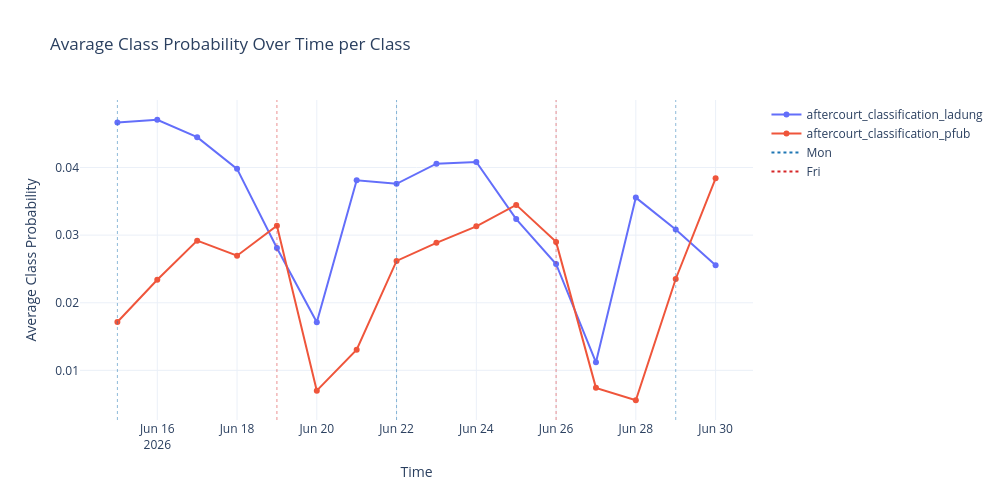

Write notebook code for a chart like this one.
### Code cell
plot_time_series(df, title="Avarage Class Probability Over Time per Class", ylabel="Average Class Probability")

### Figure 1 — Plotly figure (JSON) as saved in the notebook; plotly's stock layout.template omitted (floating-point values rounded to 4 significant figures)
{"data": [{"hovertemplate": "Metric=aftercourt_classification_ladung<br>Time=%{x}<br>Average Class Probability=%{y}<extra></extra>", "legendgroup": "aftercourt_classification_ladung", "line": {"color": "#636efa", "dash": "solid"}, "marker": {"symbol": "circle"}, "mode": "lines+markers", "name": "aftercourt_classification_ladung", "orientation": "v", "showlegend": true, "type": "scatter", "x": ["2026-06-15T00:00:00.000000000", "2026-06-16T00:00:00.000000000", "2026-06-17T00:00:00.000000000", "2026-06-18T00:00:00.000000000", "2026-06-19T00:00:00.000000000", "2026-06-20T00:00:00.000000000", "2026-06-21T00:00:00.000000000", "2026-06-22T00:00:00.000000000", "2026-06-23T00:00:00.000000000", "2026-06-24T00:00:00.000000000", "2026-06-25T00:00:00.000000000", "2026-06-26T00:00:00.000000000", "2026-06-27T00:00:00.000000000", "2026-06-28T00:00:00.000000000", "2026-06-29T00:00:00.000000000", "2026-06-30T00:00:00.000000000"], "xaxis": "x", "y": [0.04668, 0.04707, 0.04449, 0.0398, 0.0281, 0.01712, 0.0381, 0.0376, 0.04056, 0.04083, 0.03238, 0.02573, 0.0112, 0.03555, 0.03083, 0.02555], "yaxis": "y"}, {"hovertemplate": "Metric=aftercourt_classification_pfub<br>Time=%{x}<br>Average Class Probability=%{y}<extra></extra>", "legendgroup": "aftercourt_classification_pfub", "line": {"color": "#EF553B", "dash": "solid"}, "marker": {"symbol": "circle"}, "mode": "lines+markers", "name": "aftercourt_classification_pfub", "orientation": "v", "showlegend": true, "type": "scatter", "x": ["2026-06-15T00:00:00.000000000", "2026-06-16T00:00:00.000000000", "2026-06-17T00:00:00.000000000", "2026-06-18T00:00:00.000000000", "2026-06-19T00:00:00.000000000", "2026-06-20T00:00:00.000000000", "2026-06-21T00:00:00.000000000", "2026-06-22T00:00:00.000000000", "2026-06-23T00:00:00.000000000", "2026-06-24T00:00:00.000000000", "2026-06-25T00:00:00.000000000", "2026-06-26T00:00:00.000000000", "2026-06-27T00:00:00.000000000", "2026-06-28T00:00:00.000000000", "2026-06-29T00:00:00.000000000", "2026-06-30T00:00:00.000000000"], "xaxis": "x", "y": [0.01716, 0.02339, 0.02918, 0.02696, 0.03139, 0.007001, 0.01305, 0.02619, 0.02886, 0.03131, 0.03448, 0.029, 0.007414, 0.005581, 0.02352, 0.0384], "yaxis": "y"}, {"hoverinfo": "skip", "line": {"color": "#1f77b4", "dash": "dot"}, "mode": "lines", "name": "Mon", "showlegend": true, "type": "scatter", "x": ["2026-06-15T00:00:00"], "y": [null]}, {"hoverinfo": "skip", "line": {"color": "#d62728", "dash": "dot"}, "mode": "lines", "name": "Fri", "showlegend": true, "type": "scatter", "x": ["2026-06-19T00:00:00"], "y": [null]}], "layout": {"height": 500, "hovermode": "x unified", "legend": {"title": {"text": ""}, "tracegroupgap": 0}, "shapes": [{"line": {"color": "#1f77b4", "dash": "dot", "width": 1}, "opacity": 0.5, "type": "line", "x0": "2026-06-15T00:00:00", "x1": "2026-06-15T00:00:00", "xref": "x", "y0": 0, "y1": 1, "yref": "y domain"}, {"line": {"color": "#d62728", "dash": "dot", "width": 1}, "opacity": 0.5, "type": "line", "x0": "2026-06-19T00:00:00", "x1": "2026-06-19T00:00:00", "xref": "x", "y0": 0, "y1": 1, "yref": "y domain"}, {"line": {"color": "#1f77b4", "dash": "dot", "width": 1}, "opacity": 0.5, "type": "line", "x0": "2026-06-22T00:00:00", "x1": "2026-06-22T00:00:00", "xref": "x", "y0": 0, "y1": 1, "yref": "y domain"}, {"line": {"color": "#d62728", "dash": "dot", "width": 1}, "opacity": 0.5, "type": "line", "x0": "2026-06-26T00:00:00", "x1": "2026-06-26T00:00:00", "xref": "x", "y0": 0, "y1": 1, "yref": "y domain"}, {"line": {"color": "#1f77b4", "dash": "dot", "width": 1}, "opacity": 0.5, "type": "line", "x0": "2026-06-29T00:00:00", "x1": "2026-06-29T00:00:00", "xref": "x", "y0": 0, "y1": 1, "yref": "y domain"}], "title": {"text": "Avarage Class Probability Over Time per Class"}, "width": 1000, "xaxis": {"anchor": "y", "domain": [0, 1], "title": {"text": "Time"}}, "yaxis": {"anchor": "x", "domain": [0, 1], "title": {"text": "Average Class Probability"}}}}
